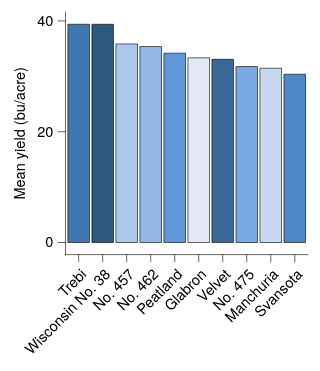

Here is the Vega-Lite specification saved for this chart:
### Vega-Lite specification from a JSON file in a GitHub repository (floating-point values rounded to 4 significant figures)
{"background": null, "config": {"arc": {"fill": "#DBDBDB", "fillOpacity": 1.0, "innerRadius": 25.0, "padAngle": 0.03, "stroke": "black", "strokeOpacity": 1, "strokeWidth": 0.25}, "area": {"fill": "#DBDBDB", "fillOpacity": 1.0, "stroke": "black", "strokeOpacity": 1, "strokeWidth": 0.25}, "axis": {"domain": true, "domainCap": "round", "domainColor": "black", "domainWidth": 0.25, "grid": false, "gridCap": "round", "gridColor": "#F1F1F1", "gridDash": [0, 0], "gridOpacity": 1.0, "gridWidth": 0.25, "labelColor": "black", "labelFont": "Helvetica Neue, HelveticaNeue, Helvetica, Arial, sans-serif", "labelFontSize": 6, "labelFontStyle": "normal", "labelFontWeight": 400, "offset": 0, "ticks": true, "tickCap": "round", "tickColor": "black", "tickRound": false, "tickSize": 3, "tickWidth": 0.25, "titleColor": "black", "titleFont": "Helvetica Neue, HelveticaNeue, Helvetica, Arial, sans-serif", "titleFontSize": 6, "titleFontStyle": "normal", "titleFontWeight": 400}, "axisX": {"domain": true, "labelAlign": "right", "labelAngle": 315, "labels": true, "ticks": true, "translate": 0}, "axisY": {"domain": true, "labelAlign": "right", "labelAngle": 0, "labels": true, "ticks": true, "translate": 0}, "axisRight": {"domain": true, "labelAlign": "left", "labelAngle": 0, "labels": true, "ticks": true, "translate": 0}, "axisTop": {"domain": true, "labelAlign": "left", "labelAngle": 45, "labels": true, "ticks": true, "translate": 0}, "axisBand": {"tickOffset": 0}, "bar": {"fill": "#DBDBDB", "fillOpacity": 1.0, "stroke": "black", "strokeOpacity": 1, "strokeWidth": 0.25}, "boxplot": {"size": 9.0, "ticks": {"cornerRadius": 0.25, "fill": "black", "opacity": 1, "size": 4.5, "thickness": 0.25}, "box": {"fillOpacity": 1.0, "stroke": "black", "strokeOpacity": 1, "strokeWidth": 0.25}, "median": {"cornerRadius": 0, "fill": "black", "fillOpacity": 1.0, "opacity": 1, "size": 9.0, "thickness": 0.25}, "rule": {"fill": "black", "fillOpacity": 1.0, "size": 10.0, "stroke": "black", "strokeDash": [0, 0], "strokeOpacity": 1, "strokeWidth": 0.25}, "outliers": {"color": "black", "fill": "black", "fillOpacity": 1.0, "size": 0, "stroke": "black", "strokeOpacity": 1, "strokeWidth": 0.25}}, "circle": {"fill": "black", "fillOpacity": 1.0, "size": 1.25, "stroke": null, "strokeOpacity": 1, "strokeWidth": 0.25}, "errorband": {"band": {"fillOpacity": 0.6, "stroke": null, "strokeWidth": 0.25, "strokeOpacity": 1}, "borders": {"opacity": 0, "strokeOpacity": 1, "strokeWidth": 0.25}}, "errorbar": {"opacity": 1, "rule": {"strokeDash": [0, 0], "strokeWidth": 0.25}, "ticks": {"color": "black", "cornerRadius": 0.125, "opacity": 1, "size": 6.0, "thickness": 0.25}, "thickness": 0.25}, "font": "Helvetica Neue, HelveticaNeue, Helvetica, Arial, sans-serif", "geoshape": {"fill": "#DBDBDB", "fillOpacity": 1.0, "stroke": "black", "strokeOpacity": 1, "strokeWidth": 0.25}, "header": {"labelColor": "black", "labelFont": "Helvetica Neue, HelveticaNeue, Helvetica, Arial, sans-serif", "labelFontSize": 6, "labelFontStyle": "normal", "labelFontWeight": 400, "titleColor": "black", "titleFont": "Helvetica Neue, HelveticaNeue, Helvetica, Arial, sans-serif", "titleFontSize": 6, "titleFontStyle": "normal", "titleFontWeight": 400, "titlePadding": 0}, "legend": {"disable": false, "offset": 4.5, "titlePadding": 4, "labelOffset": 2, "gradientLabelOffset": 2, "columnPadding": 4, "rowPadding": 2, "gradientLength": 50.0, "gradientThickness": 5.0, "gradientOpacity": 1.0, "gradientStrokeColor": "black", "gradientStrokeWidth": 0.25, "labelColor": "black", "labelFont": "Helvetica Neue, HelveticaNeue, Helvetica, Arial, sans-serif", "labelFontSize": 6, "labelFontStyle": "normal", "labelFontWeight": 400, "strokeColor": "black", "strokeWidth": 0, "symbolSize": 36, "symbolStrokeColor": "black", "symbolStrokeWidth": 0.25, "titleColor": "black", "titleFont": "Helvetica Neue, HelveticaNeue, Helvetica, Arial, sans-serif", "titleFontSize": 6, "titleFontStyle": "normal", "titleFontWeight": 400}, "line": {"color": "black", "stroke": "black", "strokeCap": "butt", "strokeDash": [0, 0], "strokeOpacity": 1, "strokeWidth": 0.5}, "point": {"filled": true, "fill": "#DBDBDB", "fillOpacity": 1.0, "size": 5.0, "stroke": "black", "strokeOpacity": 1, "strokeWidth": 0.25}, "range": {"category": ["#DFE9F7", "#C6D9F1", "#ADC8EC", "#94B8E6", "#7AA8E0", "#6097DA", "#4D87CA", "#4177B1", "#386898", "#2F597F", "#264A69", "#1D3A58"], "diverging": {"scheme": ["#DFE9F7", "#C6D9F1", "#ADC8EC", "#94B8E6", "#7AA8E0", "#6097DA", "#4D87CA", "#4177B1", "#386898", "#2F597F", "#264A69", "#1D3A58"]}, "heatmap": {"scheme": ["#DFE9F7", "#C6D9F1", "#ADC8EC", "#94B8E6", "#7AA8E0", "#6097DA", "#4D87CA", "#4177B1", "#386898", "#2F597F", "#264A69", "#1D3A58"]}, "ordinal": {"scheme": ["#DFE9F7", "#C6D9F1", "#ADC8EC", "#94B8E6", "#7AA8E0", "#6097DA", "#4D87CA", "#4177B1", "#386898", "#2F597F", "#264A69", "#1D3A58"]}, "ramp": {"scheme": ["#DFE9F7", "#C6D9F1", "#ADC8EC", "#94B8E6", "#7AA8E0", "#6097DA", "#4D87CA", "#4177B1", "#386898", "#2F597F", "#264A69", "#1D3A58"]}}, "rule": {"color": "black", "stroke": "black", "strokeCap": "round", "strokeDash": [2, 2], "strokeOpacity": 1, "strokeWidth": 0.25}, "scale": {"barBandPaddingInner": 0.1, "rectBandPaddingInner": 0, "tickBandPaddingInner": 0.1, "bandPaddingOuter": 0.1, "bandWithNestedOffsetPaddingInner": 0.2, "bandWithNestedOffsetPaddingOuter": 0.2, "offsetBandPaddingInner": 0, "offsetBandPaddingOuter": 0, "continuousPadding": 5.0, "round": false}, "rect": {"fill": "#DBDBDB", "fillOpacity": 1.0, "stroke": "black", "strokeOpacity": 1, "strokeWidth": 0.25}, "square": {"fill": "#DBDBDB", "fillOpacity": 1.0, "size": 10.0, "stroke": "black", "strokeOpacity": 1, "strokeWidth": 0.25}, "text": {"color": "black", "font": "Helvetica Neue, HelveticaNeue, Helvetica, Arial, sans-serif", "fontSize": 6, "fontStyle": "normal", "fontWeight": 400}, "tick": {"color": "black", "cornerRadius": 0.125, "opacity": 1.0, "size": 9.0, "thickness": 0.25}, "title": {"anchor": "middle", "frame": "group", "color": "black", "font": "Helvetica Neue, HelveticaNeue, Helvetica, Arial, sans-serif", "fontSize": 6, "fontStyle": "normal", "fontWeight": 400, "subtitleColor": "black", "subtitleFont": "Helvetica Neue, HelveticaNeue, Helvetica, Arial, sans-serif", "subtitleFontSize": 6, "subtitleFontStyle": "normal", "subtitleFontWeight": 400}, "trail": {"color": "black", "opacity": 1, "size": 0.5}, "view": {"continuousWidth": 100, "continuousHeight": 100, "discreteWidth": 100, "discreteHeight": 100, "fill": null, "stroke": null, "strokeWidth": 0.25}}, "data": {"name": "data-9cc0564cb5591205eeeca8d2429dd11b"}, "mark": {"type": "bar"}, "encoding": {"color": {"field": "variety", "legend": null, "type": "nominal"}, "x": {"field": "variety", "sort": "-y", "title": null, "type": "nominal"}, "y": {"aggregate": "mean", "field": "yield", "title": "Mean yield (bu/acre)", "type": "quantitative", "scale": {"nice": false}}}, "$schema": "https://vega.github.io/schema/vega-lite/v6.4.1.json", "datasets": {"data-9cc0564cb5591205eeeca8d2429dd11b": [{"yield": 27.0, "variety": "Manchuria", "year": 1931, "site": "University Farm"}, {"yield": 48.87, "variety": "Manchuria", "year": 1931, "site": "Waseca"}, {"yield": 27.43, "variety": "Manchuria", "year": 1931, "site": "Morris"}, {"yield": 39.93, "variety": "Manchuria", "year": 1931, "site": "Crookston"}, {"yield": 32.97, "variety": "Manchuria", "year": 1931, "site": "Grand Rapids"}, {"yield": 28.97, "variety": "Manchuria", "year": 1931, "site": "Duluth"}, {"yield": 43.07, "variety": "Glabron", "year": 1931, "site": "University Farm"}, {"yield": 55.2, "variety": "Glabron", "year": 1931, "site": "Waseca"}, {"yield": 28.77, "variety": "Glabron", "year": 1931, "site": "Morris"}, {"yield": 38.13, "variety": "Glabron", "year": 1931, "site": "Crookston"}, {"yield": 29.13, "variety": "Glabron", "year": 1931, "site": "Grand Rapids"}, {"yield": 29.67, "variety": "Glabron", "year": 1931, "site": "Duluth"}, {"yield": 35.13, "variety": "Svansota", "year": 1931, "site": "University Farm"}, {"yield": 47.33, "variety": "Svansota", "year": 1931, "site": "Waseca"}, {"yield": 25.77, "variety": "Svansota", "year": 1931, "site": "Morris"}, {"yield": 40.47, "variety": "Svansota", "year": 1931, "site": "Crookston"}, {"yield": 29.67, "variety": "Svansota", "year": 1931, "site": "Grand Rapids"}, {"yield": 25.7, "variety": "Svansota", "year": 1931, "site": "Duluth"}, {"yield": 39.9, "variety": "Velvet", "year": 1931, "site": "University Farm"}, {"yield": 50.23, "variety": "Velvet", "year": 1931, "site": "Waseca"}, {"yield": 26.13, "variety": "Velvet", "year": 1931, "site": "Morris"}, {"yield": 41.33, "variety": "Velvet", "year": 1931, "site": "Crookston"}, {"yield": 23.03, "variety": "Velvet", "year": 1931, "site": "Grand Rapids"}, {"yield": 26.3, "variety": "Velvet", "year": 1931, "site": "Duluth"}, {"yield": 36.57, "variety": "Trebi", "year": 1931, "site": "University Farm"}, {"yield": 63.83, "variety": "Trebi", "year": 1931, "site": "Waseca"}, {"yield": 43.77, "variety": "Trebi", "year": 1931, "site": "Morris"}, {"yield": 46.93, "variety": "Trebi", "year": 1931, "site": "Crookston"}, {"yield": 29.77, "variety": "Trebi", "year": 1931, "site": "Grand Rapids"}, {"yield": 33.93, "variety": "Trebi", "year": 1931, "site": "Duluth"}, {"yield": 43.27, "variety": "No. 457", "year": 1931, "site": "University Farm"}, {"yield": 58.1, "variety": "No. 457", "year": 1931, "site": "Waseca"}, {"yield": 28.7, "variety": "No. 457", "year": 1931, "site": "Morris"}, {"yield": 45.67, "variety": "No. 457", "year": 1931, "site": "Crookston"}, {"yield": 32.17, "variety": "No. 457", "year": 1931, "site": "Grand Rapids"}, {"yield": 33.6, "variety": "No. 457", "year": 1931, "site": "Duluth"}, {"yield": 36.6, "variety": "No. 462", "year": 1931, "site": "University Farm"}, {"yield": 65.77, "variety": "No. 462", "year": 1931, "site": "Waseca"}, {"yield": 30.37, "variety": "No. 462", "year": 1931, "site": "Morris"}, {"yield": 48.57, "variety": "No. 462", "year": 1931, "site": "Crookston"}, {"yield": 24.93, "variety": "No. 462", "year": 1931, "site": "Grand Rapids"}, {"yield": 28.1, "variety": "No. 462", "year": 1931, "site": "Duluth"}, {"yield": 32.77, "variety": "Peatland", "year": 1931, "site": "University Farm"}, {"yield": 48.57, "variety": "Peatland", "year": 1931, "site": "Waseca"}, {"yield": 29.87, "variety": "Peatland", "year": 1931, "site": "Morris"}, {"yield": 41.6, "variety": "Peatland", "year": 1931, "site": "Crookston"}, {"yield": 34.7, "variety": "Peatland", "year": 1931, "site": "Grand Rapids"}, {"yield": 32.0, "variety": "Peatland", "year": 1931, "site": "Duluth"}, {"yield": 24.67, "variety": "No. 475", "year": 1931, "site": "University Farm"}, {"yield": 46.77, "variety": "No. 475", "year": 1931, "site": "Waseca"}, {"yield": 22.6, "variety": "No. 475", "year": 1931, "site": "Morris"}, {"yield": 44.1, "variety": "No. 475", "year": 1931, "site": "Crookston"}, {"yield": 19.7, "variety": "No. 475", "year": 1931, "site": "Grand Rapids"}, {"yield": 33.07, "variety": "No. 475", "year": 1931, "site": "Duluth"}, {"yield": 39.3, "variety": "Wisconsin No. 38", "year": 1931, "site": "University Farm"}, {"yield": 58.8, "variety": "Wisconsin No. 38", "year": 1931, "site": "Waseca"}, {"yield": 29.47, "variety": "Wisconsin No. 38", "year": 1931, "site": "Morris"}, {"yield": 49.87, "variety": "Wisconsin No. 38", "year": 1931, "site": "Crookston"}, {"yield": 34.47, "variety": "Wisconsin No. 38", "year": 1931, "site": "Grand Rapids"}, {"yield": 31.6, "variety": "Wisconsin No. 38", "year": 1931, "site": "Duluth"}, {"yield": 26.9, "variety": "Manchuria", "year": 1932, "site": "University Farm"}, {"yield": 33.47, "variety": "Manchuria", "year": 1932, "site": "Waseca"}, {"yield": 34.37, "variety": "Manchuria", "year": 1932, "site": "Morris"}, {"yield": 32.97, "variety": "Manchuria", "year": 1932, "site": "Crookston"}, {"yield": 22.13, "variety": "Manchuria", "year": 1932, "site": "Grand Rapids"}, {"yield": 22.57, "variety": "Manchuria", "year": 1932, "site": "Duluth"}, {"yield": 36.8, "variety": "Glabron", "year": 1932, "site": "University Farm"}, {"yield": 37.73, "variety": "Glabron", "year": 1932, "site": "Waseca"}, {"yield": 35.13, "variety": "Glabron", "year": 1932, "site": "Morris"}, {"yield": 26.17, "variety": "Glabron", "year": 1932, "site": "Crookston"}, {"yield": 14.43, "variety": "Glabron", "year": 1932, "site": "Grand Rapids"}, {"yield": 25.87, "variety": "Glabron", "year": 1932, "site": "Duluth"}, {"yield": 27.43, "variety": "Svansota", "year": 1932, "site": "University Farm"}, {"yield": 38.5, "variety": "Svansota", "year": 1932, "site": "Waseca"}, {"yield": 35.03, "variety": "Svansota", "year": 1932, "site": "Morris"}, {"yield": 20.63, "variety": "Svansota", "year": 1932, "site": "Crookston"}, {"yield": 16.63, "variety": "Svansota", "year": 1932, "site": "Grand Rapids"}, {"yield": 22.23, "variety": "Svansota", "year": 1932, "site": "Duluth"}, {"yield": 26.8, "variety": "Velvet", "year": 1932, "site": "University Farm"}, {"yield": 37.4, "variety": "Velvet", "year": 1932, "site": "Waseca"}, {"yield": 38.83, "variety": "Velvet", "year": 1932, "site": "Morris"}, {"yield": 32.07, "variety": "Velvet", "year": 1932, "site": "Crookston"}, {"yield": 32.23, "variety": "Velvet", "year": 1932, "site": "Grand Rapids"}, {"yield": 22.47, "variety": "Velvet", "year": 1932, "site": "Duluth"}, {"yield": 29.07, "variety": "Trebi", "year": 1932, "site": "University Farm"}, {"yield": 49.23, "variety": "Trebi", "year": 1932, "site": "Waseca"}, {"yield": 46.63, "variety": "Trebi", "year": 1932, "site": "Morris"}, {"yield": 41.83, "variety": "Trebi", "year": 1932, "site": "Crookston"}, {"yield": 20.63, "variety": "Trebi", "year": 1932, "site": "Grand Rapids"}, {"yield": 30.6, "variety": "Trebi", "year": 1932, "site": "Duluth"}, {"yield": 26.43, "variety": "No. 457", "year": 1932, "site": "University Farm"}, {"yield": 42.2, "variety": "No. 457", "year": 1932, "site": "Waseca"}, {"yield": 43.53, "variety": "No. 457", "year": 1932, "site": "Morris"}, {"yield": 34.33, "variety": "No. 457", "year": 1932, "site": "Crookston"}, {"yield": 19.47, "variety": "No. 457", "year": 1932, "site": "Grand Rapids"}, {"yield": 22.7, "variety": "No. 457", "year": 1932, "site": "Duluth"}, {"yield": 25.57, "variety": "No. 462", "year": 1932, "site": "University Farm"}, {"yield": 44.7, "variety": "No. 462", "year": 1932, "site": "Waseca"}, {"yield": 47.0, "variety": "No. 462", "year": 1932, "site": "Morris"}, {"yield": 30.53, "variety": "No. 462", "year": 1932, "site": "Crookston"}, {"yield": 19.9, "variety": "No. 462", "year": 1932, "site": "Grand Rapids"}, {"yield": 22.5, "variety": "No. 462", "year": 1932, "site": "Duluth"}, {"yield": 28.07, "variety": "Peatland", "year": 1932, "site": "University Farm"}, {"yield": 36.03, "variety": "Peatland", "year": 1932, "site": "Waseca"}, {"yield": 43.2, "variety": "Peatland", "year": 1932, "site": "Morris"}, {"yield": 25.23, "variety": "Peatland", "year": 1932, "site": "Crookston"}, {"yield": 26.77, "variety": "Peatland", "year": 1932, "site": "Grand Rapids"}, {"yield": 31.37, "variety": "Peatland", "year": 1932, "site": "Duluth"}, {"yield": 30.0, "variety": "No. 475", "year": 1932, "site": "University Farm"}, {"yield": 41.27, "variety": "No. 475", "year": 1932, "site": "Waseca"}, {"yield": 44.23, "variety": "No. 475", "year": 1932, "site": "Morris"}, {"yield": 32.13, "variety": "No. 475", "year": 1932, "site": "Crookston"}, {"yield": 15.23, "variety": "No. 475", "year": 1932, "site": "Grand Rapids"}, {"yield": 27.37, "variety": "No. 475", "year": 1932, "site": "Duluth"}, {"yield": 38.0, "variety": "Wisconsin No. 38", "year": 1932, "site": "University Farm"}, {"yield": 58.17, "variety": "Wisconsin No. 38", "year": 1932, "site": "Waseca"}, {"yield": 47.17, "variety": "Wisconsin No. 38", "year": 1932, "site": "Morris"}, {"yield": 35.9, "variety": "Wisconsin No. 38", "year": 1932, "site": "Crookston"}, {"yield": 20.67, "variety": "Wisconsin No. 38", "year": 1932, "site": "Grand Rapids"}, {"yield": 29.33, "variety": "Wisconsin No. 38", "year": 1932, "site": "Duluth"}]}}
